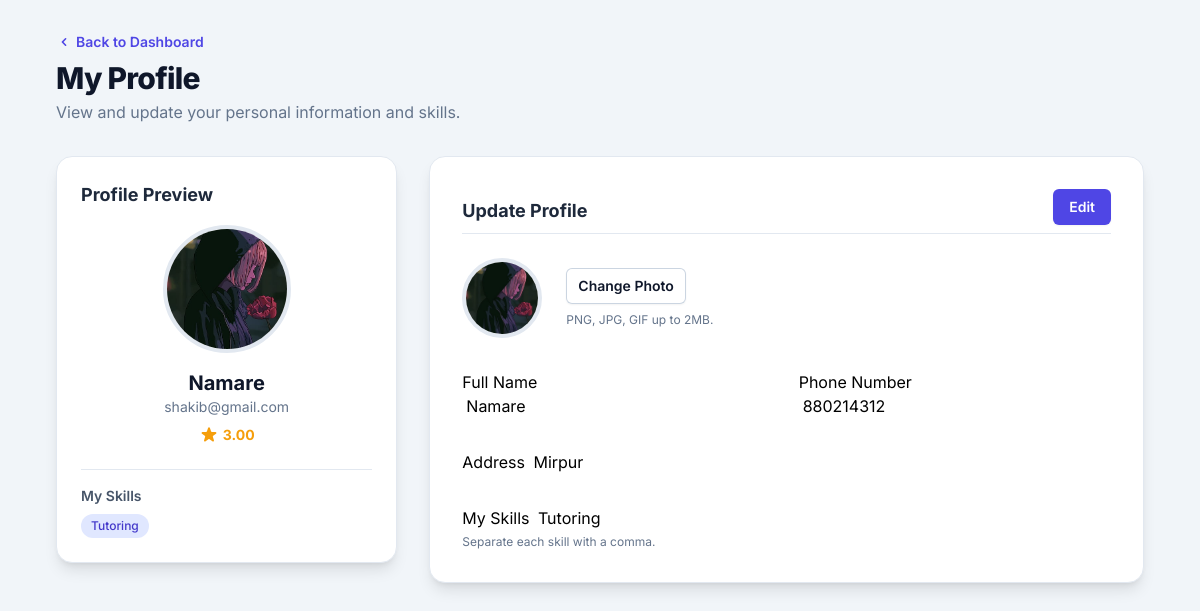
Screenshot of /helper_profile.php (signed in) with the database file from the repository.
### tables this page shows
CREATE TABLE `helpers` (
  `helper_id` int NOT NULL AUTO_INCREMENT,
  `name` varchar(255) NOT NULL,
  `email` varchar(255) NOT NULL,
  `password_hash` varchar(255) NOT NULL,
  `phone_number` varchar(15) DEFAULT NULL,
  `address` text,
  `skills` text,
  `rating` decimal(3,2) DEFAULT '0.00',
  `profile_photo` text,
  `created_at` timestamp NULL DEFAULT CURRENT_TIMESTAMP,
  `updated_at` timestamp NULL DEFAULT CURRENT_TIMESTAMP ON UPDATE CURRENT_TIMESTAMP,
  `verification_status` enum('pending','verified','rejected') DEFAULT 'pending',
  `verified_by` int DEFAULT NULL,
  `status` enum('active','suspended','deactivated') DEFAULT 'active',
  PRIMARY KEY (`helper_id`),
  UNIQUE KEY `email` (`email`),
  KEY `verified_by` (`verified_by`),
  CONSTRAINT `helpers_ibfk_1` FOREIGN KEY (`verified_by`) REFERENCES `admins` (`admin_id`)
);

### helper_profile.php (the view, shortened to what this page needs)
<?php
include 'dbconnect.php';
$helper_id = $_SESSION['helper_id'];
$helper_stmt = $conn->prepare("SELECT name, email, profile_photo, rating, phone_number, address, skills FROM helpers WHERE helper_id = ?");
$helper_stmt->bind_param("i", $helper_id);
$helper_stmt->execute();
$helper_details = $helper_stmt->get_result()->fetch_assoc();
?>
<!DOCTYPE html>
<html lang="en">
<head>
    <script src="https://cdn.tailwindcss.com"></script>
</head>
<body class="bg-slate-100">
    <main class="max-w-6xl mx-auto p-4 sm:p-6 lg:p-8">
        <header class="fade-in-up mb-8">
             <a href="helperdashboard.php" class="text-indigo-600 hover:text-indigo-800 text-sm font-semibold flex items-center gap-1">
                <svg xmlns="http://www.w3.org/2000/svg" class="h-4 w-4" viewBox="0 0 20 20" fill="currentColor"><path fill-rule="evenodd" d="M12.707 5.293a1 1 0 010 1.414L9.414 10l3.293 3.293a1 1 0 01-1.414 1.414l-4-4a1 1 0 010-1.414l4-4a1 1 0 011.414 0z" clip-rule="evenodd" /></svg>
                Back to Dashboard
            </a>
            <h1 class="text-3xl font-extrabold tracking-tight text-slate-900 mt-2">My Profile</h1>
            <p class="mt-1 text-slate-500">View and update your personal information and skills.</p>
        </header>
        <div class="grid grid-cols-1 lg:grid-cols-3 gap-8">
            <aside class="lg:col-span-1 fade-in-up" style="transition-delay: 100ms;">
                 <div class="bg-white p-6 rounded-2xl border border-slate-200 shadow-lg sticky top-8">
                    <h3 class="text-lg font-bold text-slate-800 mb-4">Profile Preview</h3>
                    <div class="flex flex-col items-center">
                        <img id="profile-preview-img" class="h-32 w-32 rounded-full object-cover border-4 border-slate-200" src="<?php echo htmlspecialchars($helper_details['profile_photo'] ?? 'img/default-avatar.png'); ?>" alt="Profile Photo">
                        <h2 id="profile-preview-name" class="text-xl font-bold text-slate-900 mt-4"><?php echo htmlspecialchars($helper_details['name']); ?></h2>
                        <p class="text-sm text-slate-500"><?php echo htmlspecialchars($helper_details['email']); ?></p>
                        <div class="mt-2 text-amber-500 flex items-center gap-1">
                            <span class="font-bold text-sm"><?php echo number_format($helper_details['rating'], 2); ?></span>
                        </div>
                    </div>
                    <div class="mt-6 pt-4 border-t border-slate-200">
                        <h4 class="font-semibold text-sm text-slate-600 mb-2">My Skills</h4>
                        <div id="profile-preview-skills" class="flex flex-wrap gap-2">
                           <?php $skills_array = !empty($helper_details['skills']) ? array_map('trim', explode(',', $helper_details['skills'])) : []; ?>
                           <?php if(empty($skills_array)): ?>
                                <p class="text-xs text-slate-400">No skills listed yet.</p>
                           <?php else: ?>
                               <?php foreach($skills_array as $skill): ?>
                                <span class="bg-indigo-100 text-indigo-700 text-xs font-medium px-2.5 py-1 rounded-full"><?php echo htmlspecialchars($skill); ?></span>
                               <?php endforeach; ?>
                           <?php endif; ?>
                        </div>
                    </div>
                </div>
            </aside>
            <main class="lg:col-span-2 fade-in-up" style="transition-delay: 200ms;">
                <form id="profile-form" action="helper_profile.php" method="POST" enctype="multipart/form-data" class="bg-white p-8 rounded-2xl border border-slate-200 shadow-lg space-y-8">
                    <div>
                        <div class="flex justify-between items-start border-b border-slate-200 pb-2 mb-6">
                            <h3 class="text-lg font-bold text-slate-800 pt-2">Update Profile</h3>
                            <button type="button" id="edit-button" class="rounded-md bg-indigo-600 px-4 py-2 text-sm font-semibold text-white shadow-sm hover:bg-indigo-700">
                                Edit
                            </button>
                        </div>
                        <div class="flex items-center gap-6">
                             <img id="upload-preview-img" class="h-20 w-20 rounded-full object-cover border-4 border-slate-200" src="<?php echo htmlspecialchars($helper_details['profile_photo'] ?? 'img/default-avatar.png'); ?>" alt="Profile Photo">
                             <div>
                                 <label id="photo-label" for="profile_photo" class="cursor-pointer inline-block rounded-md bg-white px-3 py-2 text-sm font-semibold text-slate-900 shadow-sm ring-1 ring-inset ring-slate-300 hover:bg-slate-50 photo-label-disabled">
                                     Change Photo
                                 </label>
                                 <p class="text-xs text-slate-500 mt-2">PNG, JPG, GIF up to 2MB.</p>
                             </div>
                        </div>
                    </div>
                    <div class="grid grid-cols-1 sm:grid-cols-2 gap-6">
                        <div>
                            <label for="name" class="form-label">Full Name</label>
                            <input type="text" id="name" name="name" class="form-input" value="<?php echo htmlspecialchars($helper_details['name']); ?>" readonly />
                        </div>
                        <div>
                            <label for="phone_number" class="form-label">Phone Number</label>
                            <input type="text" id="phone_number" name="phone_number" class="form-input" value="<?php echo htmlspecialchars($helper_details['phone_number']); ?>" readonly />
                        </div>
                    </div>
                    <div>
                        <label for="address" class="form-label">Address</label>
                        <input type="text" id="address" name="address" class="form-input" value="<?php echo htmlspecialchars($helper_details['address']); ?>" readonly />
                    </div>
                    <div>
                         <label for="skills" class="form-label">My Skills</label>
                         <input type="text" id="skills" name="skills" class="form-input" value="<?php echo htmlspecialchars($helper_details['skills']); ?>" placeholder="e.g. Tutoring, Driving, Shopping" readonly />
                         <p class="text-xs text-slate-500 mt-1">Separate each skill with a comma.</p>
                    </div>
                </form>
            </main>
        </div>
</body>
</html>

### helper_profile.php (style rules this page uses)
body { font-family: 'Inter', sans-serif; }
.form-input { @apply block w-full rounded-lg border-slate-300 bg-slate-50 py-2.5 px-4 text-slate-900 shadow-sm transition-colors duration-200 ease-in-out; @apply focus:border-indigo-500 focus:ring-2 focus:ring-indigo-500 focus:ring-opacity-50; }
.form-label { @apply block text-sm font-semibold text-slate-700 mb-1.5; }
.fade-in-up { opacity: 0; transform: translateY(20px); transition: opacity 0.6s ease-out, transform 0.6s ease-out; }
.fade-in-up.visible { opacity: 1; transform: translateY(0); }
.form-input:read-only { border-color: transparent; background-color: transparent; box-shadow: none; cursor: default; padding-left: 0.25rem; }
.photo-label-disabled { @apply cursor-not-allowed bg-slate-100 text-slate-400 ring-slate-200; }

### rows the page displays
helpers: profile_photo (picture), name "Namare", email "shakib@gmail.com", rating "3.00", skills "Tutoring", phone_number "880214312", address "Mirpur"
